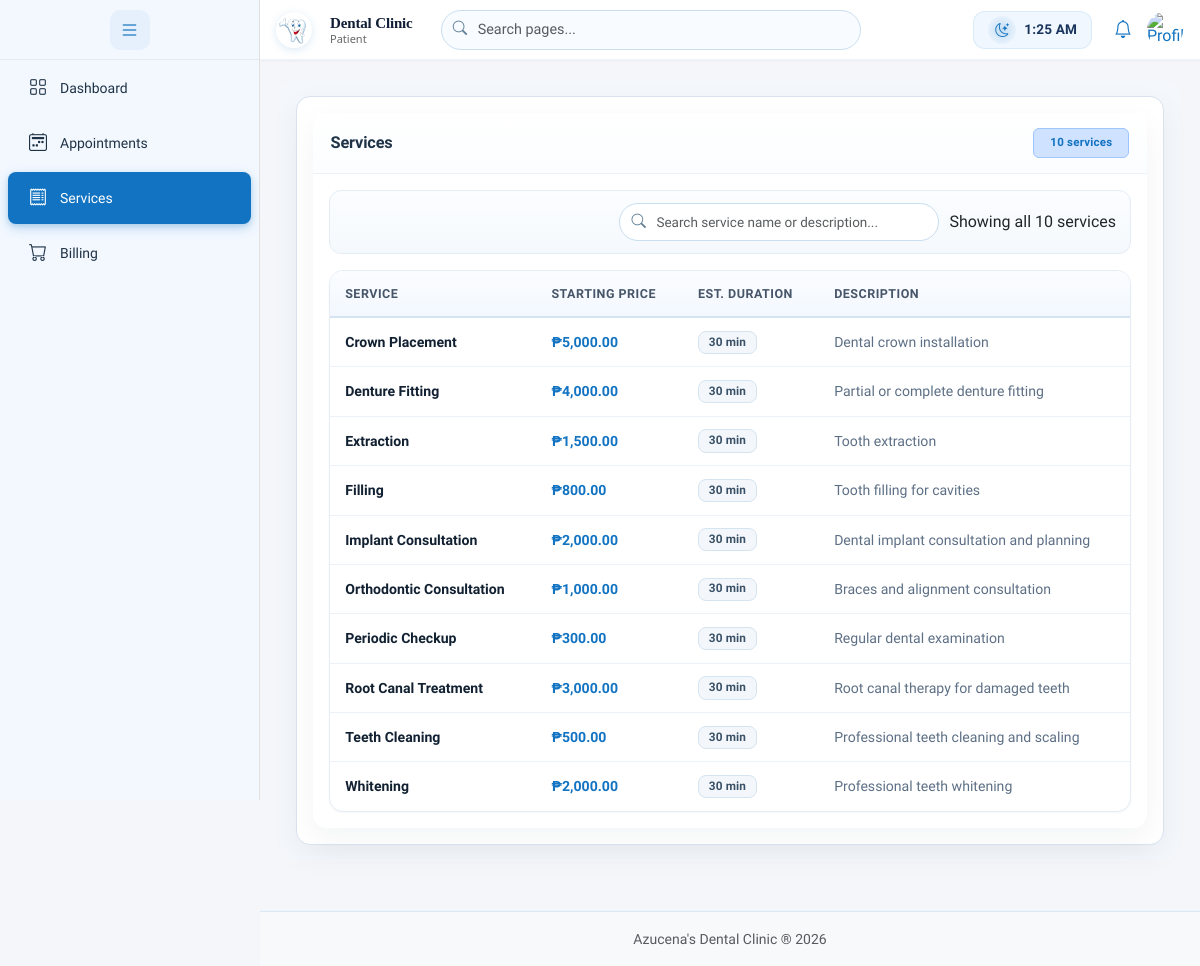
Page /patient/patient.php?page=services (signed in) on the earlier database version.
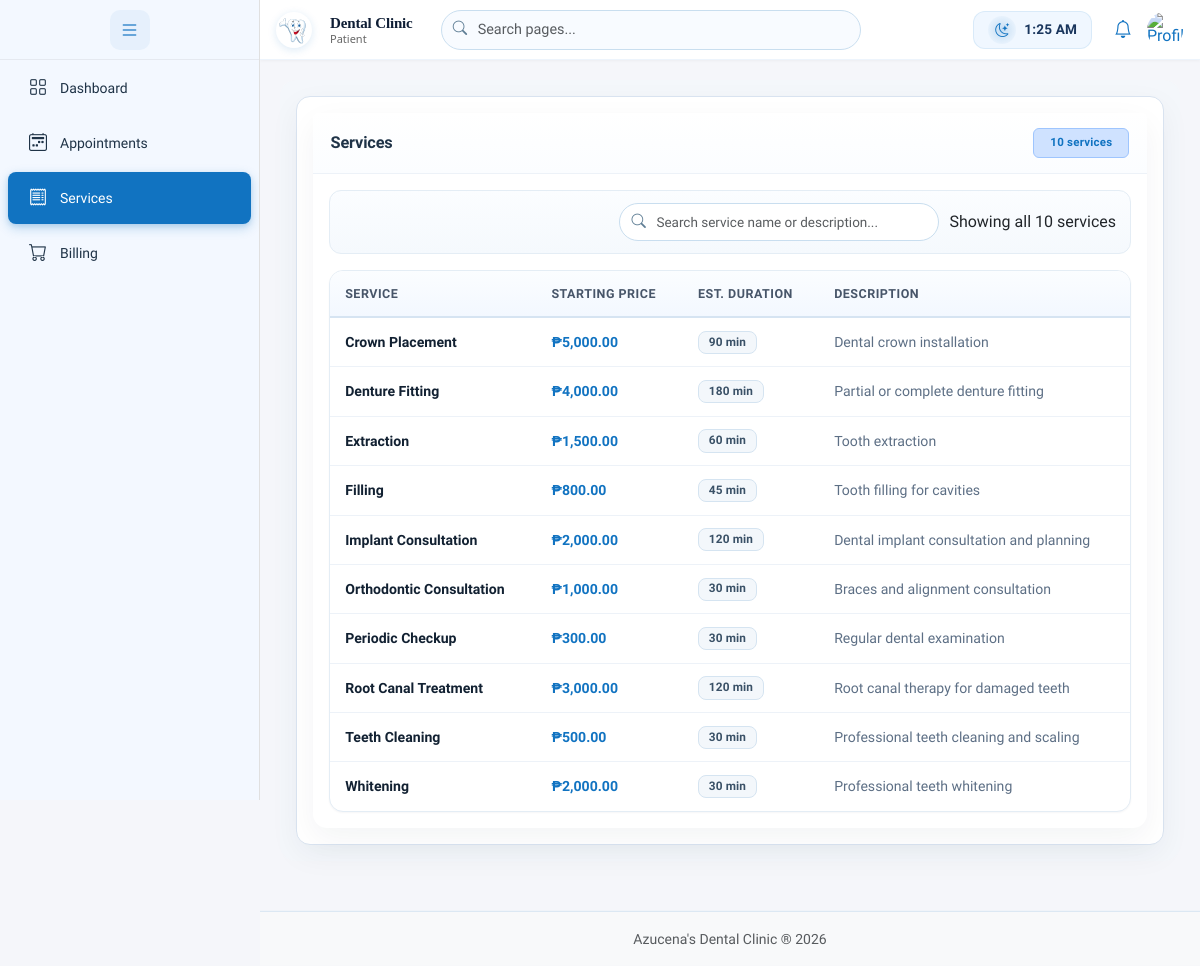
Same page on the later database version.
### tables this page shows
CREATE TABLE `services` (
  `service_id` int(11) NOT NULL,
  `service_name` varchar(200) NOT NULL,
  `initial_price` decimal(12,2) NOT NULL DEFAULT 0.00,
  `description` text DEFAULT NULL,
  `created_at` datetime DEFAULT current_timestamp(),
  `added_by` int(11) DEFAULT NULL,
  `is_active` tinyint(1) NOT NULL DEFAULT 1,
  `requires_schedule` tinyint(1) NOT NULL DEFAULT 0,
  `default_duration_minutes` int(11) NOT NULL DEFAULT 30
);

### patient/patient_modules/services.php (the view, shortened to what this page needs)
<?php
include dirname(dirname(__DIR__)) . '/config/database.php';
$services = [];
$svcSql = "SELECT s.service_id,
                  s.service_name,
                  s.initial_price,
                  s.description,
                  s.default_duration_minutes,
                  COALESCE(ts.duration_minutes, s.default_duration_minutes, 30) AS service_duration_minutes
           FROM services s
           LEFT JOIN (
               SELECT t1.service_id, t1.duration_minutes
               FROM timeslot_service t1
               INNER JOIN (
                   SELECT service_id, MAX(id) AS max_id
                   FROM timeslot_service
                   GROUP BY service_id
               ) t2 ON t1.id = t2.max_id
           ) ts ON ts.service_id = s.service_id
           WHERE s.is_active = 1
           ORDER BY s.service_name ASC";
$svcRes = $conn->query($svcSql);
if ($svcRes) {
	while ($r = $svcRes->fetch_assoc()) $services[] = $r;
}
?>
<div class="card border-0">
	<div class="card-header d-flex flex-wrap justify-content-between align-items-center gap-2">
		<h5 class="card-title mb-0">Services</h5>
		<span class="badge bg-primary-subtle text-primary border border-primary-subtle px-3 py-2">
			<?php echo count($services); ?> service<?php echo count($services) === 1 ? '' : 's'; ?>
		</span>
	</div>
	<div class="card-body">
		<div class="unified-table-search-toolbar mb-3">
			<div class="unified-table-search-wrap">
				<input type="search" id="patientServicesSearch" class="form-control unified-table-search-input"
					placeholder="Search service name or description..." autocomplete="off" aria-label="Search services">
			</div>
			<div id="patientServicesSearchMeta" class="patient-appt-history-search-meta"></div>
		</div>
		<?php if (empty($services)): ?>
			<div class="text-center text-muted py-4">No services available.</div>
		<?php else: ?>
			<div class="table-responsive">
				<table class="table table-hover align-middle mb-0" id="patientServicesTable" data-skip-table-search="1">
					<thead>
						<tr>
							<th>Service</th>
							<th>Starting Price</th>
							<th>Est. Duration</th>
							<th>Description</th>
						</tr>
					</thead>
					<tbody>
						<?php foreach ($services as $s): ?>
							<?php
							$duration = (int)($s['service_duration_minutes'] ?? 0);
							$searchBlob = strtolower(trim(
								($s['service_name'] ?? '') . ' ' .
								($s['description'] ?? '') . ' ' .
								number_format((float)($s['initial_price'] ?? 0), 2)
							));
							?>
							<tr data-search="<?php echo htmlspecialchars($searchBlob, ENT_QUOTES, 'UTF-8'); ?>">
								<td class="fw-semibold"><?php echo htmlspecialchars($s['service_name']); ?></td>
								<td class="text-primary fw-semibold">₱<?php echo number_format((float)$s['initial_price'], 2); ?></td>
								<td>
									<?php if ($duration > 0): ?>
										<span class="badge bg-light text-dark border"><?php echo $duration; ?> min</span>
									<?php else: ?>
										<span class="text-muted">TBD</span>
									<?php endif; ?>
								</td>
								<td class="text-muted small" style="max-width: 420px;">
									<?php echo htmlspecialchars($s['description'] ?? '—'); ?>
								</td>
							</tr>
						<?php endforeach; ?>
					</tbody>
				</table>
			</div>
		<?php endif; ?>
	</div>
</div>

### patient/patient.php (shortened to what this page needs)
<?php
include_once '../config/session_check.php';
include_once '../config/profile_helpers.php';
$page = isset($_GET['page']) && $_GET['page'] !== '' ? $_GET['page'] : 'dashboard';
$dashboardLayout = ($page === 'dashboard');
$role_key = strtolower((string)($_SESSION['role'] ?? ''));
switch ($role_key) {
    case 'patient':
        $header_role_label = 'Patient';
        break;
}
?>
<!DOCTYPE html>
<html lang="en">
<head>
    <link href="../assets/vendor/bootstrap/css/bootstrap.min.css" rel="stylesheet">
    <link href="../assets/vendor/bootstrap-icons/bootstrap-icons.css" rel="stylesheet">
    <link href="../assets/vendor/boxicons/css/boxicons.min.css" rel="stylesheet">
    <link href="../assets/vendor/quill/quill.snow.css" rel="stylesheet">
    <link href="../assets/vendor/quill/quill.bubble.css" rel="stylesheet">
    <link href="../assets/vendor/remixicon/remixicon.css" rel="stylesheet">
    <link href="../assets/vendor/simple-datatables/style.css" rel="stylesheet">
    <link href="../assets/css/main.css?v=20260715-header1" rel="stylesheet">
    <link href="../assets/css/app-toast.css?v=20260614-short" rel="stylesheet">
    <link href="../assets/css/module-content-ux.css?v=20260614-section-nav1" rel="stylesheet">
    <link href="../assets/css/appointment-services.css" rel="stylesheet">
    <link href="../assets/css/patient-mobile.css?v=20260614-section-nav1" rel="stylesheet">
    <link href="../assets/css/portal-header-mobile.css?v=20260715-header1" rel="stylesheet">
</head>
<body class="patient-portal">
    <header id="header" class="header fixed-top d-flex align-items-center">
        <div class="d-flex align-items-center">
            <a href="patient.php?page=dashboard" class="logo d-flex align-items-center">
                <img src="../assets/img/clinic-logo.png" alt="">
                <div class="ms-2">
                    <span class="fw-bold">Dental Clinic</span>
                    <small class="d-none d-lg-block text-muted"><?php echo htmlspecialchars($header_role_label); ?></small>
                </div>
            </a>
        </div>
        <div class="header-actions ms-auto d-flex align-items-center flex-shrink-0">
        <?php
        $header_search_id = 'patientSearch';
        $header_search_placeholder = 'Search pages...';
        include dirname(__DIR__) . '/includes/header_search.php';
        ?>
        <nav class="header-nav">
            <ul class="d-flex align-items-center">
                <?php include dirname(__DIR__) . '/includes/header_clock.php'; ?>
                <?php
                include dirname(__DIR__) . '/includes/notification_dropdown.php';
                ?>
                <?php
                include dirname(__DIR__) . '/includes/profile_dropdown.php';
                ?>
            </ul>
        </nav>
        </div>
    </header>
    <aside id="sidebar" class="sidebar">
        <div class="sidebar-toggle-area">
            <button class="toggle-sidebar-btn" type="button" aria-label="Toggle sidebar">
                <i class="bi bi-list toggle-icon-open"></i>
            </button>
        </div>
        <ul class="sidebar-nav" id="sidebar-nav">
            <li class="nav-item">
                <a class="nav-link collapsed" href="patient.php?page=dashboard" data-tooltip="Dashboard" title="Dashboard">
                    <i class="bi bi-grid"></i>
                    <span>Dashboard</span>
                </a>
            </li>
            <li class="nav-item">
                <a class="nav-link collapsed" href="patient.php?page=appointments" data-tooltip="Appointments" title="Appointments">
                    <i class="bi bi-calendar2-week"></i>
                    <span>Appointments</span>
                </a>
            </li>
            <li class="nav-item">
                <a class="nav-link collapsed" href="patient.php?page=services" data-tooltip="Services" title="Services">
                    <i class="bi bi-receipt"></i>
                    <span>Services</span>
                </a>
            </li>
            <li class="nav-item">
                <a class="nav-link collapsed" href="patient.php?page=transactions" data-tooltip="Billing" title="Billing">
                    <i class="bi bi-cart"></i>
                    <span>Billing</span>
                </a>
            </li>
        </ul>
    </aside>
    <main id="main" class="main">
        <section class="section">
            <div class="row">
                <div class="col-lg-12">
                    <?php if (!$dashboardLayout): ?><div class="card"><div class="card-body"><?php endif; ?>
                            <?php
                            switch ($page) {
                                case "services":
                                    include "patient_modules/services.php";
                                    break;
                            }
                            ?>
                    <?php if (!$dashboardLayout): ?></div></div><?php endif; ?>
                </div>
            </div>
        </section>
    </main>
    <footer class="footer py-3 bg-light">
        <div class="container d-flex justify-content-center">
            <span class="text-muted">Azucena's Dental Clinic &reg; 2026</span>
        </div>
    </footer>
</body>
</html>

### includes/header_search.php (shortened to what this page needs)
<?php
$header_search_id = $header_search_id ?? 'portalSearch';
$header_search_placeholder = $header_search_placeholder ?? 'Search pages...';
$header_search_wrap_id = $header_search_id . 'Wrap';
?>
<div class="header-search">
    <div class="header-search-wrap unified-table-search-wrap" id="<?php echo htmlspecialchars($header_search_wrap_id, ENT_QUOTES, 'UTF-8'); ?>">
        <input
            type="search"
            id="<?php echo htmlspecialchars($header_search_id, ENT_QUOTES, 'UTF-8'); ?>"
            name="search"
            class="form-control unified-table-search-input header-search-input"
            placeholder="<?php echo htmlspecialchars($header_search_placeholder, ENT_QUOTES, 'UTF-8'); ?>"
            autocomplete="off"
            aria-label="Search portal"
        >
    </div>
</div>

### includes/header_clock.php
<?php
$hour = (int)date('H');
$isNight = $hour < 6 || $hour >= 18;
$clockIcon = $isNight ? 'bi-moon-stars' : 'bi-sun';
?>
<li class="nav-item header-clock">
    <span class="header-clock__time">
        <i class="bi <?php echo $clockIcon; ?> header-clock__icon"></i>
        <span id="headerClockDisplay"><?php echo date('g:i A'); ?></span>
    </span>
</li>

### includes/notification_dropdown.php (shortened to what this page needs)
<li class="nav-item header-dropdown header-dropdown--notifications">
    <a class="nav-link nav-icon nav-notifications header-dropdown__toggle" href="#" role="button"
        aria-label="Notifications" id="navNotificationsToggle" data-portal-dropdown-toggle aria-haspopup="true" aria-expanded="false">
        <i class="bi bi-bell"></i>
    </a>
</li>

### includes/profile_dropdown.php (shortened to what this page needs)
<li class="nav-item header-dropdown header-dropdown--profile">
    <a class="nav-link nav-profile header-dropdown__toggle d-flex align-items-center pe-0" href="#" role="button"
        data-portal-dropdown-toggle aria-haspopup="true" aria-expanded="false">
        <?php echo profile_render_avatar_markup($conn, '../', ['class' => 'rounded-circle header-profile-avatar', 'alt' => 'Profile']); ?>
    </a>
</li>

### config/profile_helpers.php (shortened to what this page needs)
<?php
if (!function_exists('profile_role_uses_default_png')) {
    function profile_role_uses_default_png(?string $role = null): bool
    {
        $role = strtolower(trim($role ?? (string)($_SESSION['role'] ?? '')));
        return $role === 'admin';
    }
}
if (!function_exists('profile_resolve_image_url')) {
    function profile_resolve_image_url(?string $storedPath, string $relativeBase = '../'): string
    {
        $path = trim((string)$storedPath);
        $normalized = ltrim(str_replace('\\', '/', $path), '/');
        return rtrim($relativeBase, '/\\') . '/' . $normalized;
    }
}
if (!function_exists('profile_has_custom_photo')) {
    function profile_has_custom_photo(mysqli $conn): bool
    {
        $path = trim((string)($_SESSION['profile_image'] ?? ''));
        return $path !== '';
    }
}
if (!function_exists('profile_session_image_url')) {
    function profile_session_image_url(mysqli $conn, string $relativeBase = '../'): string
    {
        return profile_resolve_image_url($_SESSION['profile_image'] ?? null, $relativeBase);
    }
}
if (!function_exists('profile_render_avatar_markup')) {
    function profile_render_avatar_markup(mysqli $conn, string $relativeBase = '../', array $options = []): string
    {
        $class = (string)($options['class'] ?? 'rounded-circle header-profile-avatar');
        $alt = (string)($options['alt'] ?? 'Profile');
        $iconClass = (string)($options['icon_class'] ?? 'bi bi-person-fill');
        if (profile_has_custom_photo($conn)) {
            $url = profile_session_image_url($conn, $relativeBase);
            return '<img src="' . htmlspecialchars($url, ENT_QUOTES, 'UTF-8') . '" alt="' . htmlspecialchars($alt, ENT_QUOTES, 'UTF-8') . '" class="' . htmlspecialchars($class, ENT_QUOTES, 'UTF-8') . '">';
        }
        return '<span class="profile-avatar-icon ' . htmlspecialchars($class, ENT_QUOTES, 'UTF-8') . '" role="img" aria-label="' . htmlspecialchars($alt, ENT_QUOTES, 'UTF-8') . '">' .
            '<i class="' . htmlspecialchars($iconClass, ENT_QUOTES, 'UTF-8') . '" aria-hidden="true"></i>' .
            '</span>';
    }
}

### assets/css/patient-mobile.css (style rules this page uses)
body.patient-portal { -webkit-text-size-adjust: 100%; }

### assets/css/portal-header-mobile.css (style rules this page uses)
body.patient-portal, body.doctor-portal, body.secretary-portal, body.admin-portal { -webkit-text-size-adjust: 100%; }
@media (min-width: 992px) { body.patient-portal .header-actions, body.doctor-portal .header-actions, body.secretary-portal .header-actions, body.admin-portal .header-actions { flex: 1 1 auto; min-width: 0; margin-left: 16px !important; gap: 10px; justify-content: flex-end; height: 100%; display: flex; align-items: center; } }
@media (min-width: 992px) { body.patient-portal .header-search, body.doctor-portal .header-search, body.secretary-portal .header-search, body.admin-portal .header-search { flex: 0 1 420px !important; width: min(420px, 100%) !important; min-width: 200px !important; max-width: 420px !important; height: auto; order: 0 !important; } }
@media (min-width: 992px) { body.patient-portal .header-search-wrap, body.doctor-portal .header-search-wrap, body.secretary-portal .header-search-wrap, body.admin-portal .header-search-wrap { position: relative !important; top: auto !important; right: auto !important; left: auto !important; transform: none !important; visibility: visible !important; opacity: 1 !important; pointer-events: auto !important; overflow: visible !important; width: 100% !important; max-width: 100% !important; height: auto; background: transparent; border: 0; box-shadow: none; } }
@media (min-width: 992px) { body.patient-portal .header-search .header-search-input, body.patient-portal .header-search .unified-table-search-input, body.doctor-portal .header-search .header-search-input, body.doctor-portal .header-search .unified-table-search-input, body.secretary-portal .header-search .header-search-input, body.secretary-portal .header-search .unified-table-search-input, body.admin-portal .header-search .header-search-input, body.admin-portal .header-search .unified-table-search-input { height: auto; min-height: 40px; min-width: 0 !important; width: 100% !important; border: 1px solid #c9deef !important; background: #f8fbff !important; padding: 8px 34px 8px 36px !important; border-radius: 999px !important; white-space: normal; overflow: visible; text-overflow: clip; } }

Differences in the rows shown:
changed services "Crown Placement": duration "30" → "90"
changed services "Denture Fitting": duration "30" → "180"
changed services "Extraction": duration "30" → "60"
changed services "Filling": duration "30" → "45"
changed services "Implant Consultation": duration "30" → "120"
changed services "Root Canal Treatment": duration "30" → "120"
